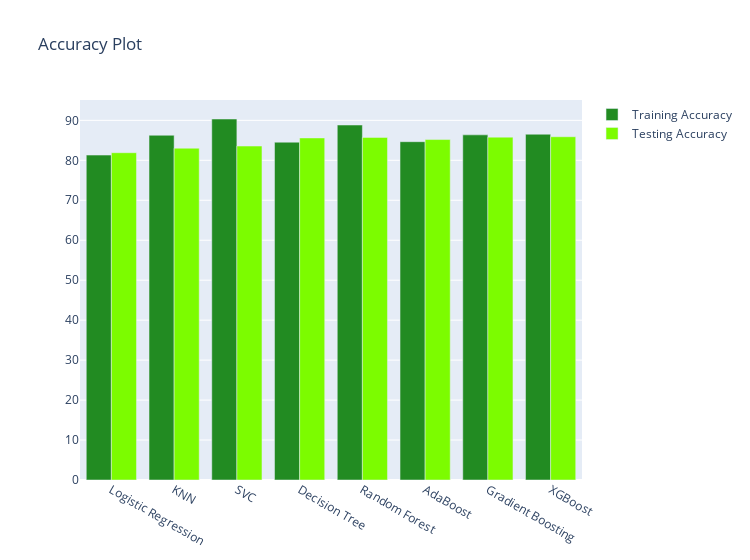

Here is the notebook cell this chart was saved with:
### Markdown cell above
# Plotting Accuracy

### Code cell
x = ['Logistic Regression', 'KNN', 'SVC', 'Decision Tree','Random Forest','AdaBoost','Gradient Boosting','XGBoost']
y1 = [lr_train_acc, knn_train_acc, svc_train_acc, dt_train_acc, rf_train_acc, adb_train_acc, gdb_train_acc, xgbc_train_acc]
y2 = [lr_test_acc, knn_test_acc, svc_test_acc, dt_test_acc, rf_test_acc, adb_test_acc, gdb_test_acc, xgbc_test_acc]

trace1 = go.Bar(x = x, y = y1, name = 'Training Accuracy', marker = dict(color = 'forestgreen'))
trace2 = go.Bar(x = x, y = y2, name = 'Testing Accuracy', marker = dict(color = 'lawngreen'))
data = [trace1,trace2]
layout = go.Layout(title = 'Accuracy Plot', width = 750)
fig = go.Figure(data = data, layout = layout)
py.iplot(fig)

### Figure 1 — Plotly figure (JSON) as saved in the notebook; plotly's stock layout.template omitted (floating-point values rounded to 4 significant figures)
{"data": [{"marker": {"color": "forestgreen"}, "name": "Training Accuracy", "type": "bar", "x": ["Logistic Regression", "KNN", "SVC", "Decision Tree", "Random Forest", "AdaBoost", "Gradient Boosting", "XGBoost"], "y": [81.31, 86.27, 90.34, 84.54, 88.83, 84.66, 86.37, 86.53]}, {"marker": {"color": "lawngreen"}, "name": "Testing Accuracy", "type": "bar", "x": ["Logistic Regression", "KNN", "SVC", "Decision Tree", "Random Forest", "AdaBoost", "Gradient Boosting", "XGBoost"], "y": [81.9, 83.03, 83.57, 85.6, 85.73, 85.2, 85.8, 85.9]}], "layout": {"title": {"text": "Accuracy Plot"}, "width": 750}}
